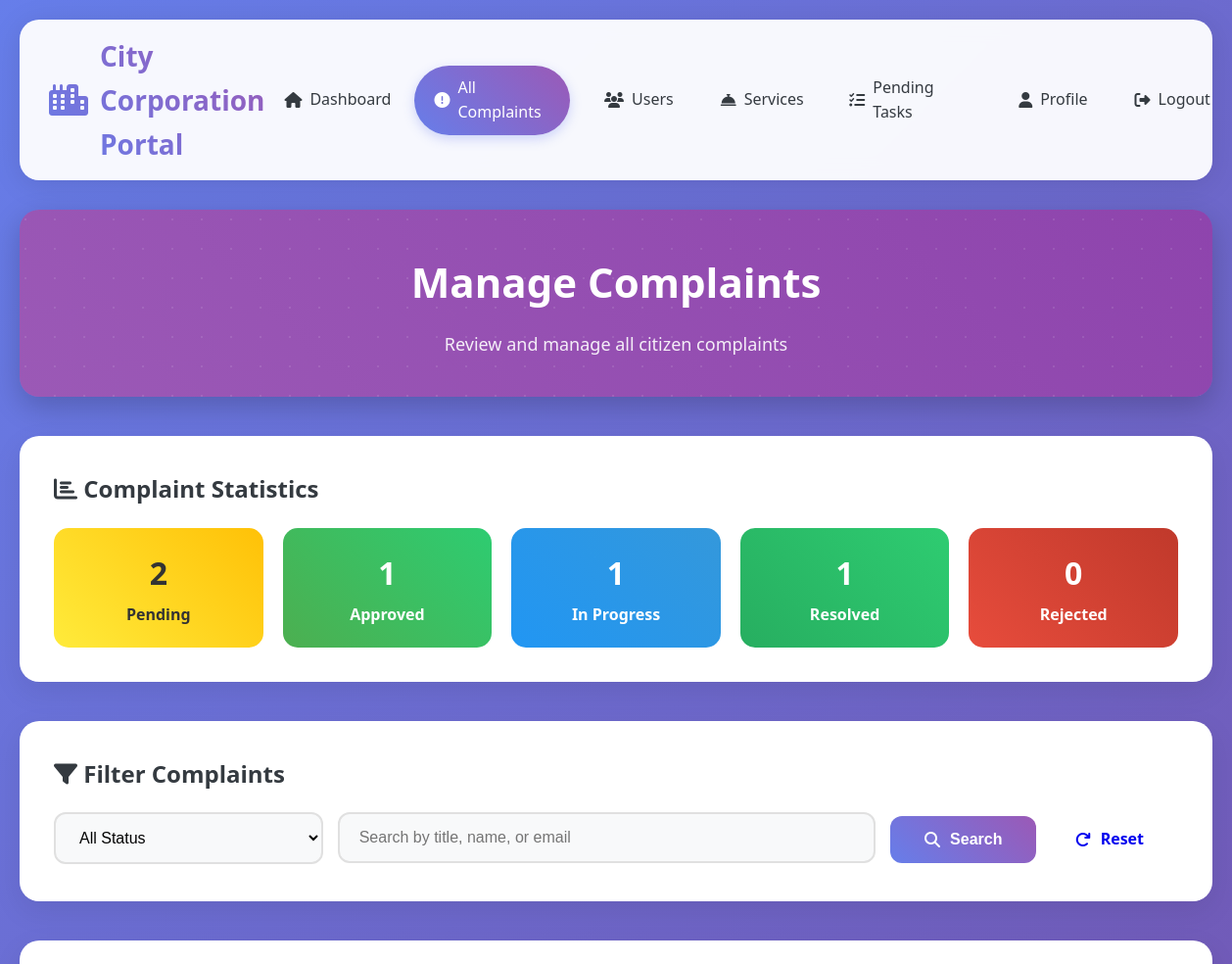
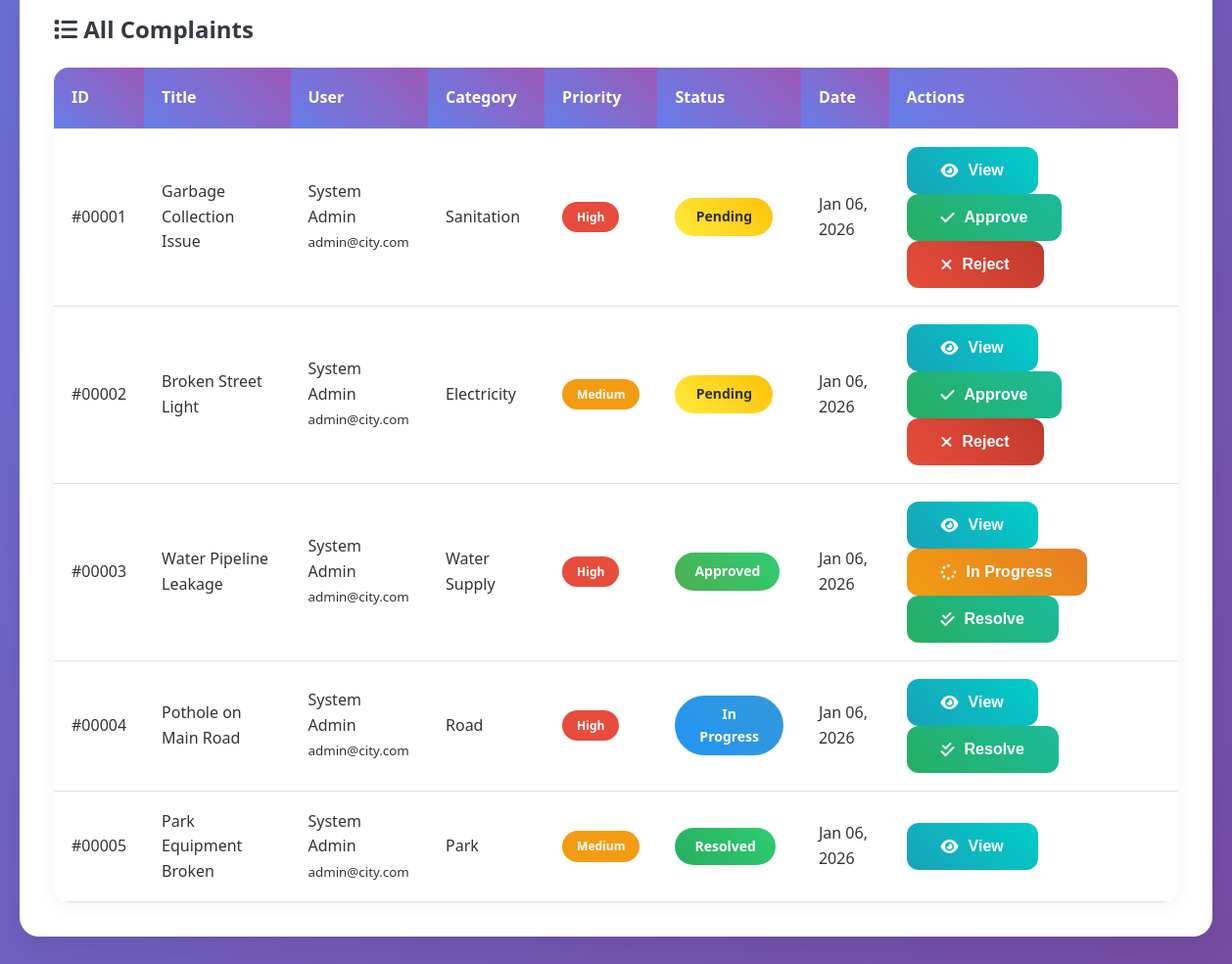
/admin_complaints.php (signed in), run on the app's committed database (2 pictures, top to bottom).
### tables this page shows
CREATE TABLE Complaints (
    Complaint_ID INT PRIMARY KEY AUTO_INCREMENT,
    User_ID INT,
    Title VARCHAR(200),
    Description TEXT,
    Category VARCHAR(100),
    Location VARCHAR(255),
    Priority ENUM('Low', 'Medium', 'High') DEFAULT 'Medium',
    Status ENUM('Pending', 'Approved', 'In Progress', 'Resolved', 'Rejected') DEFAULT 'Pending',
    Admin_Comments TEXT,
    Created_At TIMESTAMP DEFAULT CURRENT_TIMESTAMP,
    Resolved_At DATETIME NULL,
    Updated_At TIMESTAMP DEFAULT CURRENT_TIMESTAMP ON UPDATE CURRENT_TIMESTAMP,
    FOREIGN KEY (User_ID) REFERENCES Users(User_ID)
);

CREATE TABLE Users (
    User_ID INT PRIMARY KEY AUTO_INCREMENT,
    NID VARCHAR(20) UNIQUE NOT NULL,
    Name VARCHAR(100) NOT NULL,
    Email VARCHAR(100) UNIQUE NOT NULL,
    Phone VARCHAR(20),
    Password VARCHAR(255) NOT NULL,
    Address TEXT,
    User_Type ENUM('Citizen', 'Admin') DEFAULT 'Citizen',
    Balance DECIMAL(10,2) DEFAULT 100.00,
    Created_At TIMESTAMP DEFAULT CURRENT_TIMESTAMP,
    Updated_At TIMESTAMP DEFAULT CURRENT_TIMESTAMP ON UPDATE CURRENT_TIMESTAMP
);

### config.php (called while the page is built, shortened)
<?php
function getComplaintStatistics($conn) {
    $sql = "SELECT Status, COUNT(*) as count FROM Complaints GROUP BY Status";
    $result = $conn->query($sql);
    $stats = ['Pending' => 0, 'Approved' => 0, 'In Progress' => 0, 'Resolved' => 0, 'Rejected' => 0];
    while($row = $result->fetch_assoc()) {
        $stats[$row['Status']] = $row['count'];
    }
    return $stats;
}
?>

### admin_complaints.php (the view, shortened to what this page needs)
<?php
require_once 'config.php';
$status = $_GET['status'] ?? 'all';
$search = $_GET['search'] ?? '';
$where = "1=1";
$complaints_sql = "SELECT c.*, u.Name as User_Name, u.Email
                   FROM Complaints c
                   JOIN Users u ON c.User_ID = u.User_ID
                   WHERE $where
                   ORDER BY c.Created_At DESC";
$complaints = $conn->query($complaints_sql);
$stats = getComplaintStatistics($conn);
?>
<!DOCTYPE html>
<html lang="en">
<head>
    <link rel="stylesheet" href="style.css">
    <link rel="stylesheet" href="https://cdnjs.cloudflare.com/ajax/libs/font-awesome/6.4.0/css/all.min.css">
</head>
<body>
    <div class="container">
        <div class="header">
            <div class="logo">
                <i class="fas fa-city"></i>
                <span>City Corporation Portal</span>
            </div>
            <div class="nav-links">
                <a href="admin_dashboard.php"><i class="fas fa-home"></i> Dashboard</a>
                <a href="admin_complaints.php" class="active"><i class="fas fa-exclamation-circle"></i> All Complaints</a>
                <a href="admin_users.php"><i class="fas fa-users"></i> Users</a>
                <a href="admin_services.php"><i class="fas fa-concierge-bell"></i> Services</a>
                <a href="admin_pending.php"><i class="fas fa-tasks"></i> Pending Tasks</a>
                <a href="profile.php"><i class="fas fa-user"></i> Profile</a>
                <a href="logout.php"><i class="fas fa-sign-out-alt"></i> Logout</a>
            </div>
        </div>
        <div class="welcome-banner" style="background: linear-gradient(45deg, #9b59b6, #8e44ad);">
            <h1>Manage Complaints</h1>
            <p>Review and manage all citizen complaints</p>
        </div>
        <div class="payment-section">
            <h2 style="color: var(--dark); margin-bottom: 20px;">
                <i class="fas fa-chart-bar"></i> Complaint Statistics
            </h2>
            <div style="display: grid; grid-template-columns: repeat(auto-fit, minmax(180px, 1fr)); gap: 20px;">
                <div style="text-align: center; padding: 20px; background: linear-gradient(45deg, #ffeb3b, #ffc107); border-radius: 15px; color: #333;">
                    <h3 style="font-size: 32px; margin-bottom: 5px;"><?php echo $stats['Pending']; ?></h3>
                    <p style="font-weight: 600;">Pending</p>
                </div>
                <div style="text-align: center; padding: 20px; background: linear-gradient(45deg, #4caf50, #2ecc71); border-radius: 15px; color: white;">
                    <h3 style="font-size: 32px; margin-bottom: 5px;"><?php echo $stats['Approved']; ?></h3>
                    <p style="font-weight: 600;">Approved</p>
                </div>
                <div style="text-align: center; padding: 20px; background: linear-gradient(45deg, #2196f3, #3498db); border-radius: 15px; color: white;">
                    <h3 style="font-size: 32px; margin-bottom: 5px;"><?php echo $stats['In Progress']; ?></h3>
                    <p style="font-weight: 600;">In Progress</p>
                </div>
                <div style="text-align: center; padding: 20px; background: linear-gradient(45deg, #27ae60, #2ecc71); border-radius: 15px; color: white;">
                    <h3 style="font-size: 32px; margin-bottom: 5px;"><?php echo $stats['Resolved']; ?></h3>
                    <p style="font-weight: 600;">Resolved</p>
                </div>
                <div style="text-align: center; padding: 20px; background: linear-gradient(45deg, #e74c3c, #c0392b); border-radius: 15px; color: white;">
                    <h3 style="font-size: 32px; margin-bottom: 5px;"><?php echo $stats['Rejected']; ?></h3>
                    <p style="font-weight: 600;">Rejected</p>
                </div>
            </div>
        </div>
        <div class="payment-section">
            <h2 style="color: var(--dark); margin-bottom: 20px;">
                <i class="fas fa-filter"></i> Filter Complaints
            </h2>
            <form method="GET" style="display: flex; gap: 15px; flex-wrap: wrap;">
                <div style="flex: 1; min-width: 200px;">
                    <select name="status" class="form-control" onchange="this.form.submit()">
                        <option value="all" <?php echo $status == 'all' ? 'selected' : ''; ?>>All Status</option>
                    </select>
                </div>
                <div style="flex: 2; min-width: 300px;">
                    <input type="text" name="search" class="form-control" placeholder="Search by title, name, or email" value="<?php echo htmlspecialchars($search); ?>">
                </div>
                <div>
                    <button type="submit" class="btn btn-primary">
                        <i class="fas fa-search"></i> Search
                    </button>
                    <a href="admin_complaints.php" class="btn btn-secondary">
                        <i class="fas fa-redo"></i> Reset
                    </a>
                </div>
            </form>
        </div>
        <div class="payment-section">
            <h2 style="color: var(--dark); margin-bottom: 20px;">
                <i class="fas fa-list"></i> All Complaints
            </h2>
            <?php if($complaints->num_rows > 0): ?>
            <div class="table-container">
                <table>
                    <thead>
                        <tr>
                            <th>ID</th>
                            <th>Title</th>
                            <th>User</th>
                            <th>Category</th>
                            <th>Priority</th>
                            <th>Status</th>
                            <th>Date</th>
                            <th>Actions</th>
                        </tr>
                    </thead>
                    <tbody>
                        <?php while($complaint = $complaints->fetch_assoc()): ?>
                        <tr>
                            <td>#<?php echo str_pad($complaint['Complaint_ID'], 5, '0', STR_PAD_LEFT); ?></td>
                            <td><?php echo htmlspecialchars($complaint['Title']); ?></td>
                            <td><?php echo htmlspecialchars($complaint['User_Name']); ?><br>
                                <small><?php echo htmlspecialchars($complaint['Email']); ?></small>
                            </td>
                            <td><?php echo $complaint['Category']; ?></td>
                            <td>
                                <span class="priority-badge priority-<?php echo strtolower($complaint['Priority']); ?>">
                                    <?php echo $complaint['Priority']; ?>
                                </span>
                            </td>
                            <td>
                                <span class="status-badge status-<?php echo strtolower(str_replace(' ', '-', $complaint['Status'])); ?>">
                                    <?php echo $complaint['Status']; ?>
                                </span>
                            </td>
                            <td><?php echo date('M d, Y', strtotime($complaint['Created_At'])); ?></td>
                            <td>
                                <button class="btn btn-info btn-sm" onclick="viewComplaint(<?php echo $complaint['Complaint_ID']; ?>)">
                                    <i class="fas fa-eye"></i> View
                                </button>
                                <?php if($complaint['Status'] == 'Pending'): ?>
                                    <button class="btn btn-success btn-sm" onclick="approveComplaint(<?php echo $complaint['Complaint_ID']; ?>)">
                                        <i class="fas fa-check"></i> Approve
                                    </button>
                                    <button class="btn btn-danger btn-sm" onclick="rejectComplaint(<?php echo $complaint['Complaint_ID']; ?>)">
                                        <i class="fas fa-times"></i> Reject
                                    </button>
                                <?php elseif($complaint['Status'] == 'Approved'): ?>
                                    <button class="btn btn-warning btn-sm" onclick="markInProgress(<?php echo $complaint['Complaint_ID']; ?>)">
                                        <i class="fas fa-spinner"></i> In Progress
                                    </button>
                                    <button class="btn btn-success btn-sm" onclick="resolveComplaint(<?php echo $complaint['Complaint_ID']; ?>)">
                                        <i class="fas fa-check-double"></i> Resolve
                                    </button>
                                <?php elseif($complaint['Status'] == 'In Progress'): ?>
                                    <button class="btn btn-success btn-sm" onclick="resolveComplaint(<?php echo $complaint['Complaint_ID']; ?>)">
                                        <i class="fas fa-check-double"></i> Resolve
                                    </button>
                                <?php endif; ?>
                            </td>
                        </tr>
                        <?php endwhile; ?>
                    </tbody>
                </table>
            </div>
            <?php endif; ?>
        </div>
    </div>
</body>
</html>

### data on the page
complaints: Complaint_ID "00001", Title "Garbage Collection Issue", User_ID.Name "System Admin", User_ID.Email "admin@city.com", Category "Sanitation", Priority "High", Status "Pending", Created_At "Jan 06, 2026"
complaints: Complaint_ID "00002", Title "Broken Street Light", User_ID.Name "System Admin", User_ID.Email "admin@city.com", Category "Electricity", Priority "Medium", Status "Pending", Created_At "Jan 06, 2026"
complaints: Complaint_ID "00003", Title "Water Pipeline Leakage", User_ID.Name "System Admin", User_ID.Email "admin@city.com", Category "Water Supply", Priority "High", Status "Approved", Created_At "Jan 06, 2026"
complaints: Complaint_ID "00004", Title "Pothole on Main Road", User_ID.Name "System Admin", User_ID.Email "admin@city.com", Category "Road", Priority "High", Status "In Progress", Created_At "Jan 06, 2026"
complaints: Complaint_ID "00005", Title "Park Equipment Broken", User_ID.Name "System Admin", User_ID.Email "admin@city.com", Category "Park", Priority "Medium", Status "Resolved", Created_At "Jan 06, 2026"

### other printed values
$stats['Pending'] "2"
$stats['Approved'] "1"
$stats['In Progress'] "1"
$stats['Resolved'] "1"
$stats['Rejected'] "0"
